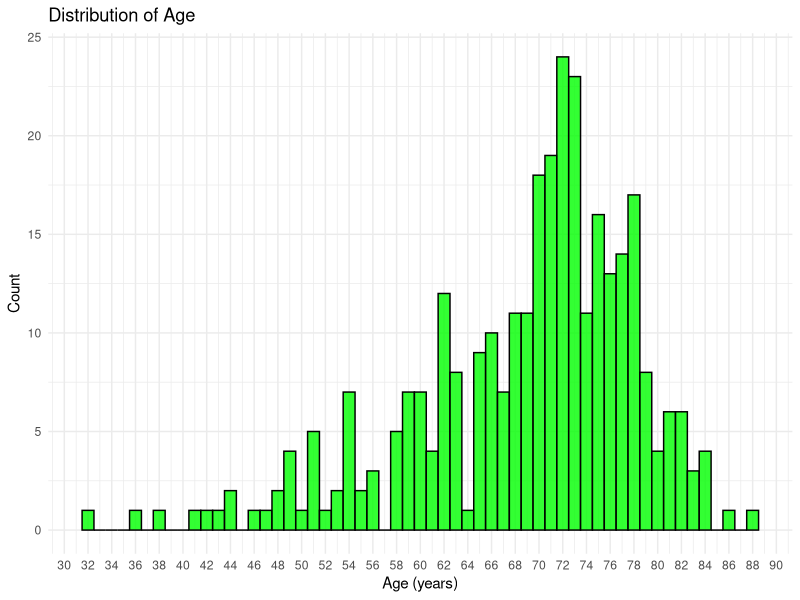

Write the R code that produced this figure.
## ---- chunk 1
df <- read.csv("data.txt", header = TRUE, sep = " ")
head(df)
## ---- chunk 2
numerical_variables <-  c('Age', 'TimeToFirstRecMonths', 'FupAfterFirstRecMonths')
categorical_variables <- setdiff(names(data), c(numerical_variables, 'idpat'))
categorical_variables
## ---- chunk 3
library(psych)
describe(df[numerical_variables])
## ---- chunk 4
library(ggplot2)

ggplot(df, aes(x = Age)) +
  geom_histogram(binwidth = 1, fill = "green", color = "black", alpha = 0.8) +
  labs(title = "Distribution of Age",
       x = "Age (years)",
       y = "Count") +
  theme_minimal() +
  scale_x_continuous(breaks = seq(30, 90, by = 2))  # Set x-axis breaks at every 5 years
